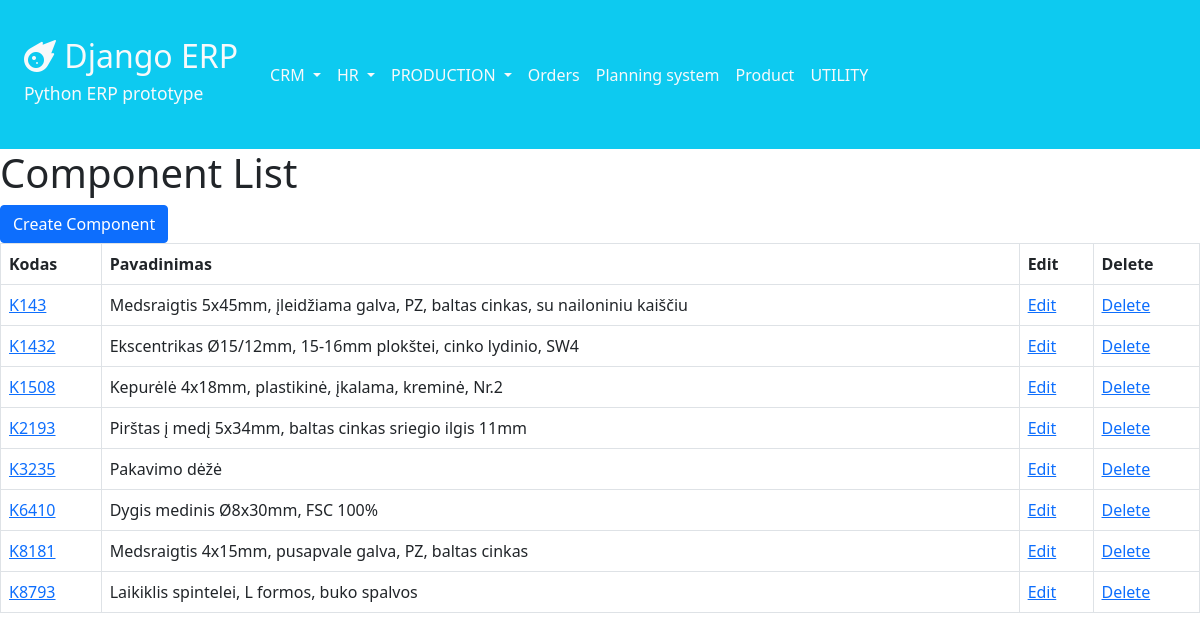
/production/components/, run on the app's committed database.
### production/models.py (models this page shows, shortened)
class Component(models.Model):
    code_id = models.CharField(max_length=10, unique=True)
    name = models.CharField(max_length=255, blank=True, null=True)
    description = models.CharField(max_length=50, blank=True, null=True)
    type = models.ForeignKey(ComponentType, on_delete=models.CASCADE)
    supplier = models.ManyToManyField(Supplier, blank=True)
    price = models.DecimalField(max_digits=7, decimal_places=2, blank=True, null=True)
    class Meta:
        ordering = ['code_id']

### production/views.py (the view)
# urls.py: path('components/', views.component_list, name='component_list'),
def component_list(request):
    components = Component.objects.all()
    return render(request, 'production/component/component_list.html', {'components': components})

### production/templates/production/component/component_list.html
{% extends 'navbar.html' %}
{% block content %}
    <h1>Component List</h1>
    <a href="{% url 'production:create_component' %}" class="btn btn-primary">Create Component</a>
    <table class="table table-bordered">
        <thead>
        <tr>
            <th>Kodas</th>
            <th>Pavadinimas</th>
            <th>Edit</th>
            <th>Delete</th>
        </tr>
        </thead>
        <tbody>
        {% for component in components %}
            <tr>
                <td><a href="{% url 'production:component_detail' component.pk %}">{{ component.code_id }}</a></td>
                <td>{{ component.name }}</td>
                <td><a href="{% url 'production:update_component' component.pk %}">Edit</a></td>
                <td><a href="{% url 'production:delete_component' component.pk %}">Delete</a></td>
            </tr>
        {% endfor %}
        </tbody>
    </table>
{% endblock %}

### templates/navbar.html (shortened to what this page needs)
<!DOCTYPE html>
{% load static %}
<html lang="en">
<head>
    <link rel="stylesheet" href="{% static 'static/css/stylesheet.css' %}">
    <link href="https://cdn.jsdelivr.net/npm/bootstrap@5.0.2/dist/css/bootstrap.min.css" rel="stylesheet"
>
</head>
<body>
<nav class="navbar navbar-expand-lg navbar-light bg-info">
    <a class="navbar-brand text-light m-4" href="{% url 'home' %}">
        <h2><i class="fa-solid fa-meteor"></i>&nbsp;</i>Django ERP</h2>
        <h6 class="text-light small">Python ERP prototype </h6>
    </a>
    <div class="collapse navbar-collapse" id="navbarSupportedContent">
        <ul class="navbar-nav mr-auto">
            <li class="nav-item dropdown">
                <a class="nav-link dropdown-toggle text-light" href="#" role="button" data-bs-toggle="dropdown"
                   aria-expanded="false">
                    CRM
                </a>
            <li class="nav-item dropdown">
                <a class="nav-link dropdown-toggle text-light" href="#" role="button" data-bs-toggle="dropdown"
                   aria-expanded="false">
                    HR
                </a>
            <li class="nav-item dropdown">
                <a class="nav-link dropdown-toggle  text-light" href="#" role="button" data-bs-toggle="dropdown"
                   aria-expanded="false">
                    PRODUCTION
                </a>
            <li class="nav-item">
                <a class="nav-link text-light" href="{% url 'order:order_list' %}">Orders</a>
            </li>
            <li class="nav-item">
                <a class="nav-link text-light" href="{% url 'utility:under_construction' %}">Planning system</a>
            </li>
            <li class="nav-item">
                <a class="nav-link text-light" href="{% url 'inventory:product_list' %}">Product</a>
            </li>
            <li class="nav-item">
                <a class="nav-link text-light" href="{% url 'utility:utility' %}">UTILITY</a>
            </li>
        </ul>
    </div>
</nav>
{% block content %}
{% endblock %}
</body>
</html>

### data on the page
Component: code_id "K143", name "Medsraigtis 5x45mm, įleidžiama galva, PZ, baltas cinkas, su nailoniniu kaiščiu"
Component: code_id "K1432", name "Ekscentrikas Ø15/12mm, 15-16mm plokštei, cinko lydinio, SW4"
Component: code_id "K1508", name "Kepurėlė 4x18mm, plastikinė, įkalama, kreminė, Nr.2"
Component: code_id "K2193", name "Pirštas į medį 5x34mm, baltas cinkas sriegio ilgis 11mm"
Component: code_id "K3235", name "Pakavimo dėžė"
Component: code_id "K6410", name "Dygis medinis Ø8x30mm, FSC 100%"
Component: code_id "K8181", name "Medsraigtis 4x15mm, pusapvale galva, PZ, baltas cinkas"
Component: code_id "K8793", name "Laikiklis spintelei, L formos, buko spalvos"
